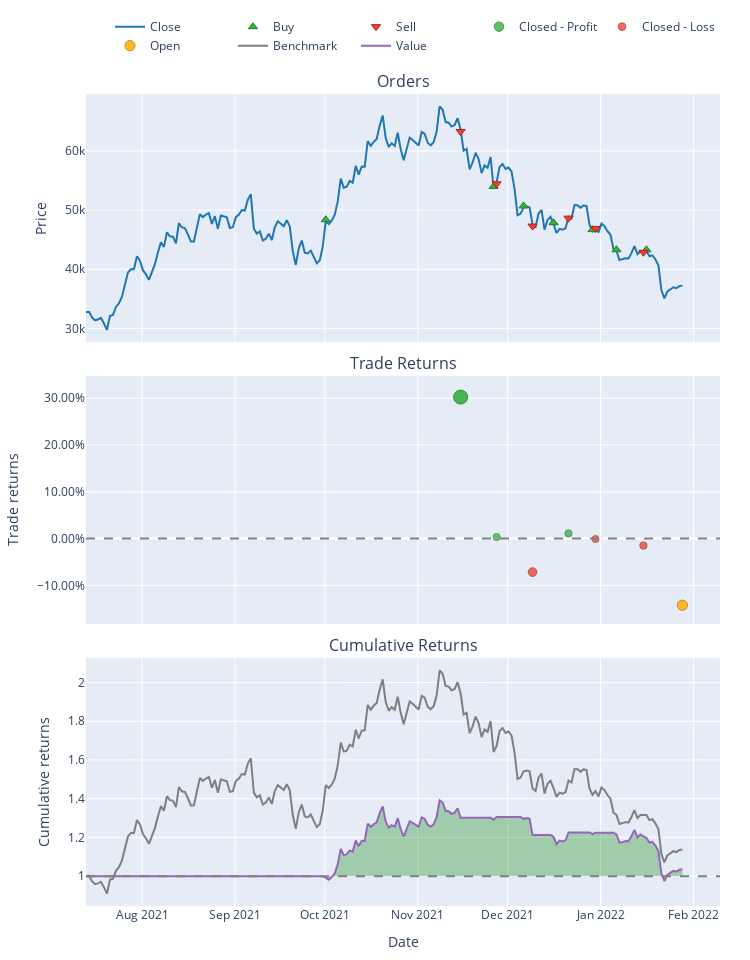

The notebook cell this image was saved under:
### Code cell
port.plot().show()

### Figure 1 — Plotly figure (JSON) as saved in the notebook; plotly's stock layout.template omitted (floating-point values rounded to 4 significant figures; data arrays with more than 128 entries replaced by an {"elided": "..."} marker saying what was removed)
{"data": [{"legendgroup": "0", "line": {"color": "#1f77b4"}, "name": "Close", "showlegend": true, "type": "scatter", "uid": "3b30187a-2a71-48c3-8a56-87b10df12591", "x": {"elided": "200 str values"}, "xaxis": "x", "y": {"elided": "200 float values"}, "yaxis": "y"}, {"customdata": [[0, 0.002062, 0.2494], [2, 0.002405, 0.3246], [4, 0.00257, 0.3257], [6, 0.002527, 0.3024], [8, 0.002619, 0.3058], [10, 0.002822, 0.3055], [12, 0.002781, 0.3009]], "hovertemplate": "Order Id: %{customdata[0]}<br>Date: %{x}<br>Price: %{y}<br>Size: %{customdata[1]:.6f}<br>Fees: %{customdata[2]:.6f}", "legendgroup": "1", "marker": {"color": "#37B13F", "line": {"color": "rgb(38,123,44)", "width": 1}, "size": 8, "symbol": "triangle-up"}, "mode": "markers", "name": "Buy", "type": "scatter", "uid": "a1d96af2-a945-4d92-8e41-22c4777af665", "x": ["2021-10-01T07:00:00", "2021-11-26T07:00:00", "2021-12-06T07:00:00", "2021-12-16T07:00:00", "2021-12-29T07:00:00", "2022-01-06T07:00:00", "2022-01-16T07:00:00"], "xaxis": "x", "y": [48380.0, 54000.0, 50690.0, 47870.0, 46700.0, 43300.0, 43290.0], "yaxis": "y"}, {"customdata": [[1, 0.002062, 0.3262], [3, 0.002405, 0.3273], [5, 0.00257, 0.3039], [7, 0.002527, 0.3073], [9, 0.002619, 0.307], [11, 0.002822, 0.3024]], "hovertemplate": "Order Id: %{customdata[0]}<br>Date: %{x}<br>Price: %{y}<br>Size: %{customdata[1]:.6f}<br>Fees: %{customdata[2]:.6f}", "legendgroup": "2", "marker": {"color": "#EA4335", "line": {"color": "rgb(181,31,18)", "width": 1}, "size": 8, "symbol": "triangle-down"}, "mode": "markers", "name": "Sell", "type": "scatter", "uid": "cfe5e5dd-e7a5-476b-b3f9-a66279a54dde", "x": ["2021-11-15T07:00:00", "2021-11-27T07:00:00", "2021-12-09T07:00:00", "2021-12-21T07:00:00", "2021-12-30T07:00:00", "2022-01-15T07:00:00"], "xaxis": "x", "y": [63290.0, 54450.0, 47310.0, 48650.0, 46890.0, 42870.0], "yaxis": "y"}, {"customdata": [[0, 0, 30.16], [1, 1, 0.4356], [3, 3, 1.348]], "hovertemplate": "Trade Id: %{customdata[0]}<br>Position Id: %{customdata[1]}<br>Date: %{x}<br>PnL: %{customdata[1]:.6f}<br>Return: %{y}", "legendgroup": "3", "marker": {"color": "#37B13F", "line": {"color": "rgb(38,123,44)", "width": 1}, "opacity": [0.9, 0.7512, 0.7551], "size": [14, 7.055, 7.236], "symbol": "circle"}, "mode": "markers", "name": "Closed - Profit", "type": "scatter", "uid": "7c3cc67a-e3b7-4cf0-ba82-82ce339f272e", "x": ["2021-11-15T07:00:00", "2021-11-27T07:00:00", "2021-12-21T07:00:00"], "xaxis": "x2", "y": [0.3023, 0.003355, 0.01115], "yaxis": "y2"}, {"customdata": [[2, 2, -9.331], [4, 4, -0.1196], [5, 5, -1.818]], "hovertemplate": "Trade Id: %{customdata[0]}<br>Position Id: %{customdata[1]}<br>Date: %{x}<br>PnL: %{customdata[1]:.6f}<br>Return: %{y}", "legendgroup": "4", "marker": {"color": "#EA4335", "line": {"color": "rgb(181,31,18)", "width": 1}, "opacity": [0.7852, 0.75, 0.7569], "size": [8.641, 7, 7.323], "symbol": "circle"}, "mode": "markers", "name": "Closed - Loss", "type": "scatter", "uid": "107c6b88-8607-47c4-aee7-79bc40610ab2", "x": ["2021-12-09T07:00:00", "2021-12-30T07:00:00", "2022-01-15T07:00:00"], "xaxis": "x2", "y": [-0.07163, -0.0009781, -0.01488], "yaxis": "y2"}, {"customdata": [[6, 6, -17.14]], "hovertemplate": "Trade Id: %{customdata[0]}<br>Position Id: %{customdata[1]}<br>Date: %{x}<br>PnL: %{customdata[1]:.6f}<br>Return: %{y}", "legendgroup": "5", "marker": {"color": "#FFAA00", "line": {"color": "rgb(178,118,0)", "width": 1}, "opacity": [0.8204], "size": [10.29], "symbol": "circle"}, "mode": "markers", "name": "Open", "type": "scatter", "uid": "bf477018-33f1-4c33-b861-b374bc73294d", "x": ["2022-01-28T07:00:00"], "xaxis": "x2", "y": [-0.1424], "yaxis": "y2"}, {"legendgroup": "6", "line": {"color": "#7f7f7f"}, "name": "Benchmark", "showlegend": true, "type": "scatter", "uid": "c7a9fb92-ed03-4d36-aacb-d6961179c3ee", "x": {"elided": "200 str values"}, "xaxis": "x3", "y": {"elided": "200 float values"}, "yaxis": "y3"}, {"hoverinfo": "skip", "legendgroup": "7", "line": {"color": "rgba(0, 0, 0, 0)", "width": 0}, "opacity": 0, "showlegend": false, "type": "scatter", "uid": "33d652fa-8139-4559-bd6e-ecf9faf3d9c0", "x": {"elided": "200 str values"}, "xaxis": "x3", "y": {"elided": "200 int values"}, "yaxis": "y3"}, {"connectgaps": false, "fill": "tonexty", "fillcolor": "rgba(0, 128, 0, 0.3)", "hoverinfo": "skip", "legendgroup": "7", "line": {"color": "rgba(0, 0, 0, 0)", "width": 0}, "opacity": 0, "showlegend": false, "type": "scatter", "uid": "11fafaaa-21e5-4da7-a9bd-3c4fbb437986", "x": {"elided": "200 str values"}, "xaxis": "x3", "y": {"elided": "200 float values"}, "yaxis": "y3"}, {"hoverinfo": "skip", "legendgroup": "7", "line": {"color": "rgba(0, 0, 0, 0)", "width": 0}, "opacity": 0, "showlegend": false, "type": "scatter", "uid": "f10e7759-1fd7-499d-8dfa-21edc6376184", "x": {"elided": "200 str values"}, "xaxis": "x3", "y": {"elided": "200 int values"}, "yaxis": "y3"}, {"connectgaps": false, "fill": "tonexty", "fillcolor": "rgba(255, 0, 0, 0.3)", "hoverinfo": "skip", "legendgroup": "7", "line": {"color": "rgba(0, 0, 0, 0)", "width": 0}, "opacity": 0, "showlegend": false, "type": "scatter", "uid": "61219d6d-74c3-4b20-99fa-26acc25f9ac7", "x": {"elided": "200 str values"}, "xaxis": "x3", "y": {"elided": "200 float values"}, "yaxis": "y3"}, {"legendgroup": "8", "line": {"color": "#9467bd"}, "name": "Value", "showlegend": true, "type": "scatter", "uid": "37c747ca-cd86-47cc-a45c-bb4a79ce4345", "x": {"elided": "200 str values"}, "xaxis": "x3", "y": {"elided": "200 float values"}, "yaxis": "y3"}, {"hoverinfo": "skip", "legendgroup": "7", "line": {"color": "rgba(0, 0, 0, 0)", "width": 0}, "opacity": 0, "showlegend": false, "type": "scatter", "uid": "a1dbb526-363d-4b7d-b506-64070f7fc2e2", "x": {"elided": "200 str values"}, "xaxis": "x3", "y": {"elided": "200 int values"}, "yaxis": "y3"}], "layout": {"annotations": [{"font": {"size": 16}, "showarrow": false, "text": "Orders", "x": 0.5, "xanchor": "center", "xref": "paper", "y": 1, "yanchor": "bottom", "yref": "paper"}, {"font": {"size": 16}, "showarrow": false, "text": "Trade Returns", "x": 0.5, "xanchor": "center", "xref": "paper", "y": 0.6528, "yanchor": "bottom", "yref": "paper"}, {"font": {"size": 16}, "showarrow": false, "text": "Cumulative Returns", "x": 0.5, "xanchor": "center", "xref": "paper", "y": 0.3056, "yanchor": "bottom", "yref": "paper"}], "height": 960, "legend": {"orientation": "h", "traceorder": "normal", "x": 1, "xanchor": "right", "y": 1.042, "yanchor": "bottom"}, "margin": {"b": 30, "l": 30, "r": 30, "t": 30}, "shapes": [{"line": {"color": "gray", "dash": "dash"}, "type": "line", "x0": 0, "x1": 1, "xref": "paper", "y0": 0, "y1": 0, "yref": "y2"}, {"line": {"color": "gray", "dash": "dash"}, "type": "line", "x0": 0, "x1": 1, "xref": "paper", "y0": 1, "y1": 1, "yref": "y3"}], "width": 750, "xaxis": {"anchor": "y", "domain": [0, 1], "matches": "x3", "showticklabels": false}, "xaxis2": {"anchor": "y2", "domain": [0, 1], "matches": "x3", "showticklabels": false}, "xaxis3": {"anchor": "y3", "domain": [0, 1], "title": {"text": "Date"}}, "yaxis": {"anchor": "x", "domain": [0.6944, 1], "title": {"text": "Price"}}, "yaxis2": {"anchor": "x2", "domain": [0.3472, 0.6528], "tickformat": ".2%", "title": {"text": "Trade returns"}}, "yaxis3": {"anchor": "x3", "domain": [0, 0.3056], "title": {"text": "Cumulative returns"}}}}
